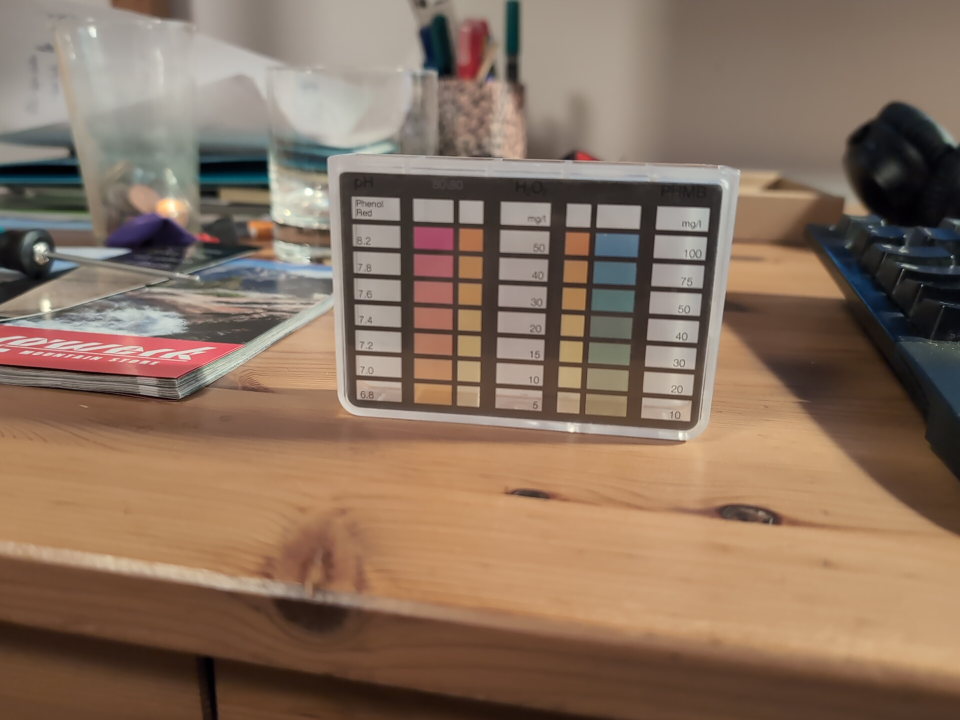
#> input picture test_input/frame_1778005003398.jpg, 1920 x 1440 px (shown at 1/2 size)
$ python debug_hough_compare.py
#> lines starting #> are read from the running program, lines starting #| are printed output that depends on the picture; after the words box and inside, x2 and y2 are one past the last pixel; in counts of white or black regions, pixels touching at a corner belong together
### android/PoolWaterTester/app/src/main/python/reference_builder.py
"""
reference_builder.py
====================
Baut eine kanonische Referenz aus einem rohen Aufnahmebild:

  1. Quad des Messindikators im Bild finden
  2. Perspektivkorrektur auf kanonische Größe (preserves Aspect)
     -> saved als template.jpg; reference.json enthaelt Zellkoords
        im KANONISCHEN Frame. Kamera-Laufzeit warpt ebenfalls in
        diesen Frame -> Zellen passen 1:1.
  3. Zell-Rects im gewarpten Frame detektieren (Canny + approxPolyDP)
  4. Raster aus Zeilen/Spalten ableiten
  5. Spalten als color/measure klassifizieren, raeumlich gruppieren

Returns ein Dict, das die ReferenceActivity + ML Kit weiterverarbeiten:
  parameter-Namen und swatch-Values werden dort ergaenzt, danach
  compute_best_channels aufrufen.
"""

import math
from typing import List, Optional, Tuple

import cv2
import numpy as np

from tracker import order_quad_corners

CANONICAL_WIDTH = 720
COLOR_SAT_MAX = 70.0          # legacy, unused — kept for reference
# Inter-cell std(A) + std(B) above this -> column is a color gradient.
# Measure cols sit at ~1-3 (just text noise on white). Color cols spread
# 8+ even for faded swatches; vivid ones reach 20+.
COLOR_AB_SPREAD_MIN = 10.0
GROUP_MAX_DISTANCE_FRAC = 0.22  # relative to canonical_width


# ----------------------------------------------------------
# Quad-Erkennung auf der Referenz
# ----------------------------------------------------------

def _dedupe_cells(cells, center_tol_factor: float = 0.3, size_tol: float = 0.25):
    """Verwerfe Duplikate: zwei Zellen am gleichen Zentrum mit aehnlicher Groesse.

    findContours liefert oft sowohl die Aussen- als auch Innenkante eines
    Zellrahmens — beide ergeben fast deckungsgleiche minAreaRect-Boxen.
    Wir behalten pro Cluster den groesseren Eintrag (=Aussenkontur).
    """
    if len(cells) < 2:
        return cells
    sorted_cells = sorted(cells, key=lambda c: c[2] * c[3], reverse=True)
    keep = []
    for c in sorted_cells:
        cx, cy, w, h, _, _ = c
        center_tol = max(w, h) * center_tol_factor
        is_dup = False
        for k in keep:
            kx, ky, kw, kh, _, _ = k
            if (abs(kx - cx) <= center_tol and abs(ky - cy) <= center_tol
                    and abs(kw - w) <= max(kw, w) * size_tol
                    and abs(kh - h) <= max(kh, h) * size_tol):
                is_dup = True
                break
        if not is_dup:
            keep.append(c)
    return keep


def _drop_nested(cells):
    """Entferne Zellen, die komplett in einer groesseren Zelle liegen.

    Innenstrukturen wie Zahlen/Text in einer Zelle erzeugen eigene Konturen;
    deren minAreaRect liegt mittig in der echten Zelle.
    """
    if len(cells) < 2:
        return cells
    sorted_cells = sorted(cells, key=lambda c: c[2] * c[3], reverse=True)
    keep = []
    for c in sorted_cells:
        cx, cy, w, h, _, _ = c
        nested = False
        for k in keep:
            kx, ky, kw, kh, _, _ = k
            if (kw * kh > w * h * 1.2
                    and kx - kw / 2 <= cx <= kx + kw / 2
                    and ky - kh / 2 <= cy <= ky + kh / 2):
                nested = True
                break
        if not nested:
            keep.append(c)
    return keep


def _compute_edges(gray: np.ndarray) -> np.ndarray:
    """Einmalige Edge-Berechnung — wird sowohl von Zell-Detection als auch
    von der Hough-Verfeinerung wiederverwendet.
    """
    filtered = cv2.bilateralFilter(gray, 5, 200, 200)
    clahe = cv2.createCLAHE(clipLimit=2.0, tileGridSize=(8, 8))
    enhanced = clahe.apply(filtered)
    edges = cv2.Canny(enhanced, 30, 90)
    _debug_save('20_edges.jpg', edges)
    return edges


def _detect_cell_rects(edges: np.ndarray,
                       min_cell_floor: float = 0.0
                       ) -> List[Tuple[int, int, int, int, float, float]]:
    """Finde alle quadratischen/rechteckigen kleinen Konturen.

    Rueckgabe: Liste von (cx, cy, w, h, area, angle_deg).

    `min_cell_floor`: absolute lower bound on contour area (px^2). Use
    >= 2000 when called on full-res photos to filter out wood-grain
    artefacts that look like tiny cells. Default 0 preserves the
    relative-only threshold needed for the canonical warped image where
    real cells span ~5000-10000 px^2 but smaller contours still help
    locate column boundaries.
    """
    edges_closed = cv2.morphologyEx(edges, cv2.MORPH_CLOSE,
                                    np.ones((5, 5), np.uint8), iterations=1)
    _debug_save('20b_edges_closed.jpg', edges_closed)

    contours, _ = cv2.findContours(edges_closed, cv2.RETR_LIST,
                                   cv2.CHAIN_APPROX_SIMPLE)
    h, w = edges.shape
    frame_area = float(h * w)
    min_cell = max(frame_area * 0.0001, float(min_cell_floor))
    max_cell = frame_area * 0.02

    cells: List[Tuple[int, int, int, int, float, float]] = []
    for cnt in contours:
        area = cv2.contourArea(cnt)
        if area < min_cell or area > max_cell:
            continue
        hull = cv2.convexHull(cnt)
        rect = cv2.minAreaRect(hull)
        rw, rh = rect[1]
        if min(rw, rh) < 4:
            continue
        ar = max(rw, rh) / (min(rw, rh) + 1e-6)
        if ar > 4.5:
            continue
        rect_area = rw * rh
        if rect_area < 1:
            continue
        rectangularity = area / rect_area
        if rectangularity < 0.6:
            continue
        ang = rect[2]
        if rw < rh:
            ang += 90.0
        while ang > 45.0:
            ang -= 90.0
        while ang < -45.0:
            ang += 90.0
        cx, cy = rect[0]
        long_side = max(rw, rh)
        short_side = min(rw, rh)
        cells.append((int(cx), int(cy), int(long_side), int(short_side),
                      float(area), float(ang)))

    cells = _dedupe_cells(cells)
    cells = _drop_nested(cells)
    return cells


def _filter_dense_cells(cells, k_neighbors: int = 6, radius_factor: float = 2.5):
    """Behalte nur Zellen mit >= k Nachbarn im Radius (skaliert mit Median-Zellgroesse)."""
    if len(cells) < k_neighbors:
        return []
    pts = np.array([(c[0], c[1]) for c in cells], dtype=np.float32)
    sizes = np.array([max(c[2], c[3]) for c in cells], dtype=np.float32)
    median_size = float(np.median(sizes))
    radius = max(median_size * radius_factor, 30.0)

    keep_idx = []
    for i, p in enumerate(pts):
        dists = np.linalg.norm(pts - p, axis=1)
        if int(np.sum(dists < radius)) >= k_neighbors:
            keep_idx.append(i)
    return [cells[i] for i in keep_idx]


# [68 lines left out: function _drop_boundary_outliers, not called in this run]


def _filter_cells_by_size(cells, tolerance: float = 0.40, n_bins: int = 20):
    """Behalte nur Zellen, deren kurze Seite zum Histogramm-Modus passt.

    Karten-Zellen sind alle gleich hoch; Streu-Rechtecke (Stiftehalter,
    Monitorrahmen, Tastenkappen) haben i.d.R. andere Groessen.
    """
    if len(cells) < 4:
        return cells
    heights = np.array([c[3] for c in cells], dtype=np.float32)
    hist, edges = np.histogram(heights, bins=n_bins)
    mode_idx = int(np.argmax(hist))
    mode_h = float(0.5 * (edges[mode_idx] + edges[mode_idx + 1]))
    lo = mode_h * (1.0 - tolerance)
    hi = mode_h * (1.0 + tolerance)
    return [c for c in cells if lo <= c[3] <= hi]


# [573 lines left out: functions _refine_quad_via_hough, _detect_reference_quad, _warp_to_canonical, _detect_cells, _group_by_axis, _build_grid and 2 more, not called in this run]


# ----------------------------------------------------------
# Haupt-Entrypoints
# ----------------------------------------------------------

_DEBUG_DIR = ''


# [7 lines left out: function set_debug_dir, not called in this run]


def _debug_save(name: str, img: np.ndarray) -> None:
    if not _DEBUG_DIR:
        return
    import os
    cv2.imwrite(os.path.join(_DEBUG_DIR, name), img)


# [115 lines left out: functions build_reference, build_reference_from_rgba, not called in this run]


# ----------------------------------------------------------
# Java <-> Python Coercion (Chaquopy passes java.util.List/Map
# which are NOT Python iterables/dicts — must coerce first).
# ----------------------------------------------------------

try:
    from java.util import Map as _JMap, List as _JList  # pyright: ignore[reportMissingImports]
except ImportError:  # not running on Chaquopy (e.g. unit tests)
    _JMap = _JList = None


# [12 lines left out: function _to_py, not called in this run]


# ----------------------------------------------------------
# OCR-Zuordnung (Blocks von ML Kit)
# ----------------------------------------------------------

_OCR_CORRECTIONS = {
    'HO2': 'H2O2', 'H02': 'H2O2', 'H0²': 'H2O2', 'HO²': 'H2O2',
    'Ho2': 'H2O2', 'h2o2': 'H2O2', 'h2o': 'H2O',
    'Ph': 'pH', 'PH': 'pH', 'ph': 'pH',
    'PhMS': 'PHMB', 'PHMS': 'PHMB', 'Phmb': 'PHMB',
}


def _correct_param(text: str) -> str:
    return _OCR_CORRECTIONS.get(text.strip(), text.strip())


# [6 lines left out: function _parse_number, not called in this run]


def _block_center(b: dict):
    return (b['x'] + b['w'] * 0.5, b['y'] + b['h'] * 0.5)


# [332 lines left out: functions _cell_at, _group_bounds, assign_ocr_to_cells, spread_row_values, compute_best_channels, apply_edits_and_finalize and 3 more, not called in this run]

### debug_hough_compare.py
"""
debug_hough_compare.py
======================
Hough comparison: raw output (top) + per-segment-accepted (bottom) for each
parameter variant, stacked into a 2x2 grid per frame.

For each test_input/frame_*.jpg:
  - Set up crop + edges + card-frame info (same as _refine_quad_via_hough).
  - Run HoughLinesP for two parameter variants.
  - Top row: every returned segment drawn green.
  - Bottom row: only segments passing the angle + inner-bbox + side-position
    filter, drawn per side (top/bottom green, left/right yellow).
  - Saved as test_debug_out/<frame>/26b_raw_compare.jpg.

Run:  python debug_hough_compare.py
"""

from __future__ import annotations

import glob
import math
import os
import sys

import cv2
import numpy as np

REPO = os.path.dirname(os.path.abspath(__file__))
sys.path.insert(0, os.path.join(REPO, 'android', 'PoolWaterTester',
                                'app', 'src', 'main', 'python'))

import reference_builder  # noqa: E402

OUT_ROOT = os.path.join(REPO, 'test_debug_out')

VARIANTS = [
    ('A: minLineLength=25, thr//2',
     dict(threshold_div=2, min_line_floor=25, min_line_force=True,
          max_line_gap=15)),
    ('B: thr//3, minLineLength=max(half,25)',
     dict(threshold_div=3, min_line_floor=25, min_line_force=False,
          max_line_gap=15)),
]


def _setup(gray, bgr):
    """Reproduce the crop + edges + card-frame info _refine_quad_via_hough has.

    Returns dict with all the data needed to replicate per-segment acceptance.
    """
    edges_full = reference_builder._compute_edges(gray)
    cells = reference_builder._detect_cell_rects(edges_full)
    if len(cells) < 6:
        return None
    sized = reference_builder._filter_cells_by_size(cells)
    if len(sized) < 6:
        return None
    cluster = reference_builder._filter_dense_cells(sized, k_neighbors=4)
    if len(cluster) < 6:
        return None

    sizes = np.array([max(c[2], c[3]) for c in cluster], dtype=np.float32)
    half_cell = int(np.median(sizes) // 2)
    cell_short = float(np.median([min(c[2], c[3]) for c in cluster]))

    cell_angles = np.array([c[5] for c in cluster], dtype=np.float32)
    angle_deg = float(np.median(cell_angles))

    h_img, w_img = gray.shape[:2]
    src_short = min(h_img, w_img)
    margin = max(100, src_short // 8)
    xs = [c[0] for c in cluster]
    ys = [c[1] for c in cluster]
    x0 = max(0, min(xs) - half_cell - margin)
    y0 = max(0, min(ys) - half_cell - margin)
    x1 = min(w_img, max(xs) + half_cell + margin)
    y1 = min(h_img, max(ys) + half_cell + margin)

    crop = gray[y0:y1, x0:x1]
    edges = edges_full[y0:y1, x0:x1]

    card_angle_rad = np.deg2rad(angle_deg)
    cos_t, sin_t = float(np.cos(card_angle_rad)), float(np.sin(card_angle_rad))
    cell_pts_crop = np.array([(c[0] - x0, c[1] - y0) for c in cluster],
                             dtype=np.float32)
    cell_centroid = cell_pts_crop.mean(axis=0)
    R = np.array([[cos_t, sin_t], [-sin_t, cos_t]], dtype=np.float32)
    rotated_cells = (cell_pts_crop - cell_centroid) @ R.T
    cmin = rotated_cells.min(axis=0)
    cmax = rotated_cells.max(axis=0)

    return dict(
        crop=crop, edges=edges, cell_short=cell_short,
        cos_t=cos_t, sin_t=sin_t, cell_centroid=cell_centroid,
        cmin=cmin, cmax=cmax, card_angle_rad=card_angle_rad,
    )


def _categorize(lines, info):
    """Mirror of _refine_quad_via_hough's per-segment acceptance.

    Returns dict {side: [(x1,y1,x2,y2), ...]} per side."""
    cell_short = info['cell_short']
    cos_t, sin_t = info['cos_t'], info['sin_t']
    centroid = info['cell_centroid']
    cmin, cmax = info['cmin'], info['cmax']

    pad = 0.5 * cell_short
    inner_xmin = cmin[0] - pad
    inner_xmax = cmax[0] + pad
    inner_ymin = cmin[1] - pad
    inner_ymax = cmax[1] + pad
    margin_lo = 0.3 * cell_short
    margin_hi = 2.5 * cell_short
    h_target = info['card_angle_rad'] % np.pi
    v_target = (info['card_angle_rad'] + np.pi / 2) % np.pi
    angle_tol = np.deg2rad(15)

    def _to_card(x, y):
        dx, dy = x - centroid[0], y - centroid[1]
        return dx * cos_t + dy * sin_t, -dx * sin_t + dy * cos_t

    def _ang_dist(a, b):
        d = abs(a - b) % np.pi
        return min(d, np.pi - d)

    out = {'top': [], 'bottom': [], 'left': [], 'right': []}
    if lines is None:
        return out
    for line in lines:
        x1, y1, x2, y2 = (float(v) for v in line[0])
        mx, my = (x1 + x2) * 0.5, (y1 + y2) * 0.5
        rx, ry = _to_card(mx, my)
        if inner_xmin <= rx <= inner_xmax and inner_ymin <= ry <= inner_ymax:
            continue
        seg_angle = float(math.atan2(y2 - y1, x2 - x1)) % np.pi
        seg_deg = np.degrees(seg_angle)
        is_h = seg_deg <= 15.0 or seg_deg >= 165.0
        is_v = 75.0 <= seg_deg <= 105.0
        if is_h and _ang_dist(seg_angle, h_target) < angle_tol:
            if cmin[1] - margin_hi <= ry <= cmin[1] - margin_lo:
                out['top'].append((x1, y1, x2, y2))
            elif cmax[1] + margin_lo <= ry <= cmax[1] + margin_hi:
                out['bottom'].append((x1, y1, x2, y2))
        elif is_v and _ang_dist(seg_angle, v_target) < angle_tol:
            if cmin[0] - margin_hi <= rx <= cmin[0] - margin_lo:
                out['left'].append((x1, y1, x2, y2))
            elif cmax[0] + margin_lo <= rx <= cmax[0] + margin_hi:
                out['right'].append((x1, y1, x2, y2))
    return out


def _draw_lines(crop, lines, color):
    vis = cv2.cvtColor(crop, cv2.COLOR_GRAY2BGR)
    if lines is None:
        return vis
    for line in lines:
        x1, y1, x2, y2 = (int(v) for v in line[0])
        cv2.line(vis, (x1, y1), (x2, y2), color, 2)
    return vis


def _label(img, text):
    cv2.rectangle(img, (0, 0), (min(420, img.shape[1]), 32), (0, 0, 0), -1)
    cv2.putText(img, text, (6, 22), cv2.FONT_HERSHEY_SIMPLEX, 0.6,
                (255, 255, 255), 1)


def _resolve_params(cell_short, kw):
    threshold_norm = max(int(cell_short * 1.0), 30)
    min_line_norm = max(int(cell_short * 2.5), 50)
    relaxed_threshold = max(threshold_norm // kw['threshold_div'], 10)
    if kw['min_line_force']:
        relaxed_min_line = kw['min_line_floor']
    else:
        relaxed_min_line = max(min_line_norm // 2, kw['min_line_floor'])
    return relaxed_threshold, relaxed_min_line, kw['max_line_gap']


SIDE_COLOR = {'top': (0, 220, 0), 'bottom': (0, 220, 0),
              'left': (0, 200, 255), 'right': (0, 200, 255)}


def _draw_accepted(crop, accepted_by_side):
    vis = cv2.cvtColor(crop, cv2.COLOR_GRAY2BGR)
    for side, segs in accepted_by_side.items():
        c = SIDE_COLOR[side]
        for x1, y1, x2, y2 in segs:
            cv2.line(vis, (int(x1), int(y1)), (int(x2), int(y2)), c, 2)
    return vis


def process(path):
    base = os.path.splitext(os.path.basename(path))[0]
    out_dir = os.path.join(OUT_ROOT, base)
    os.makedirs(out_dir, exist_ok=True)

    bgr = cv2.imread(path)
    gray = cv2.cvtColor(bgr, cv2.COLOR_BGR2GRAY)
    info = _setup(gray, bgr)
    if info is None:
        return f'{base}: no cells'
    crop = info['crop']
    edges = info['edges']
    cell_short = info['cell_short']

    columns = []
    summary = [base]
    for label, kw in VARIANTS:
        thr, mll, mlg = _resolve_params(cell_short, kw)
        lines = cv2.HoughLinesP(edges, rho=1, theta=np.pi / 180,
                                threshold=thr, minLineLength=mll,
                                maxLineGap=mlg)
        n_raw = 0 if lines is None else len(lines)
        accepted = _categorize(lines, info)
        n_top, n_bot = len(accepted['top']), len(accepted['bottom'])
        n_left, n_right = len(accepted['left']), len(accepted['right'])
        n_acc = n_top + n_bot + n_left + n_right

        raw_vis = _draw_lines(crop, lines, (0, 220, 0))
        _label(raw_vis, f'{label}  thr={thr} mll={mll}  raw n={n_raw}')

        acc_vis = _draw_accepted(crop, accepted)
        _label(acc_vis,
               f'accepted  T={n_top} B={n_bot} L={n_left} R={n_right} '
               f'(total {n_acc})')

        # stack raw above accepted as one column
        col = np.vstack([raw_vis, acc_vis])
        columns.append(col)
        summary.append(f'{label.split(":")[0]}: raw={n_raw} acc T{n_top}/B{n_bot}/L{n_left}/R{n_right}')

    h = max(c.shape[0] for c in columns)
    w = max(c.shape[1] for c in columns)
    def pad(img):
        out = np.zeros((h, w, 3), np.uint8)
        out[:img.shape[0], :img.shape[1]] = img
        return out
    columns = [pad(c) for c in columns]
    gap = np.zeros((h, 8, 3), np.uint8) + 60
    side_by_side = columns[0]
    for c in columns[1:]:
        side_by_side = np.hstack([side_by_side, gap, c])
    cv2.imwrite(os.path.join(out_dir, '26b_raw_compare.jpg'), side_by_side)
    return ' | '.join(summary)


def main():
    files = sorted(glob.glob(os.path.join(REPO, 'test_input', 'frame_*.jpg')))
    for path in files:
        print(process(path))
#> in process, bgr is the input picture: shape (1440, 1920, 3); mean B, G, R 94.6, 112.9, 136.6
#> in process, `gray = cv2.cvtColor(bgr, cv2.COLOR_BGR2GRAY)`:
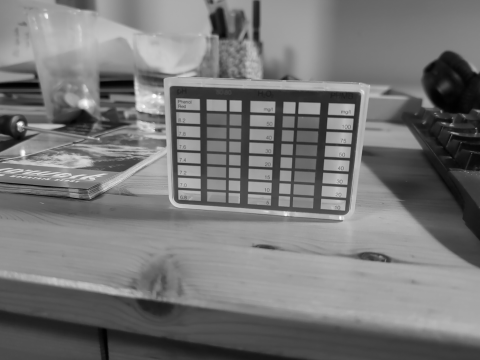
#> gray: shape (1440, 1920) (shown at 1/4 size); min 0, max 255, mean 117.9
#> in _compute_edges, `enhanced = clahe.apply(filtered)`:
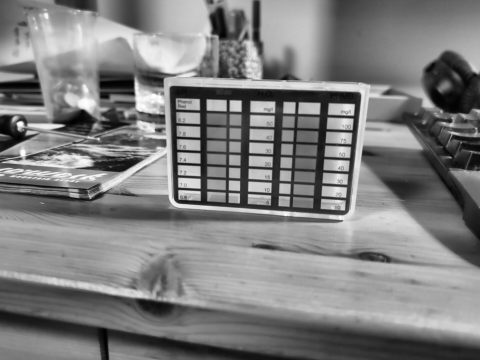
#> enhanced: shape (1440, 1920) (shown at 1/4 size); min 0, max 255, mean 126.5
#> in _compute_edges, `edges = cv2.Canny(enhanced, 30, 90)`:
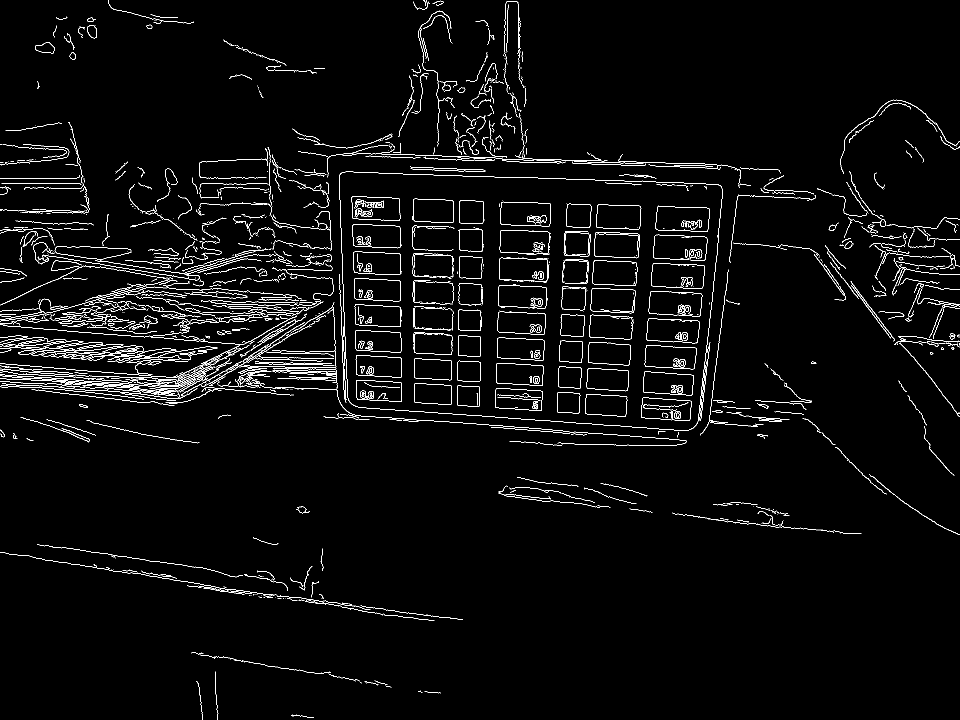
#> edges: shape (1440, 1920) (shown at 1/2 size); 2.8% white in thin lines or dots
#> in _detect_cell_rects, `edges_closed = cv2.morphologyEx(edges, cv2.MORPH_CLOSE, np.ones((5, 5)..`:
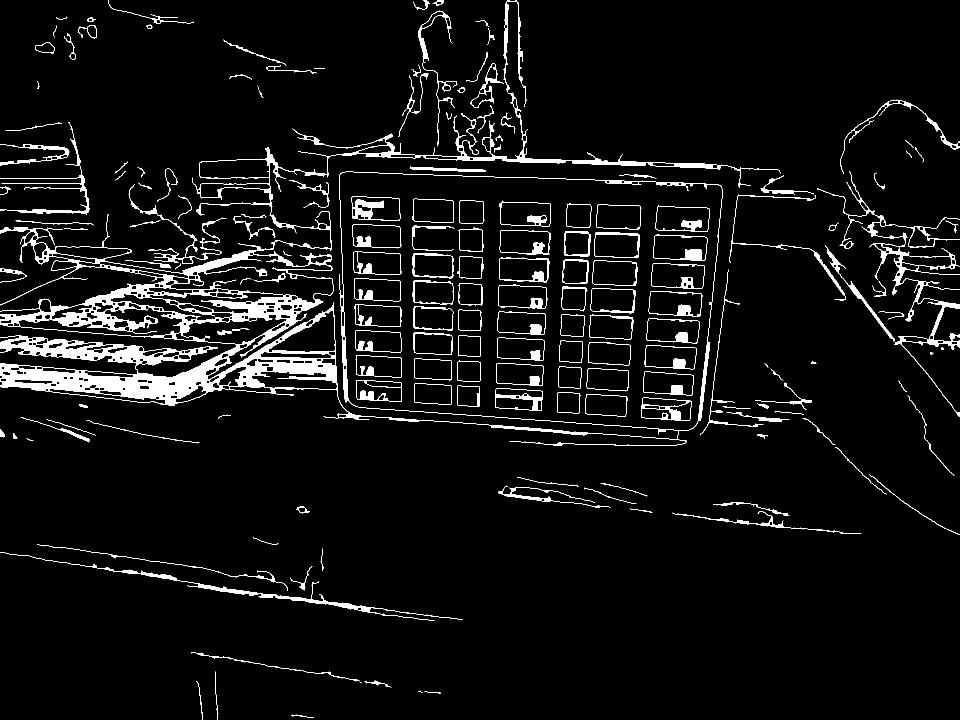
#> edges_closed: shape (1440, 1920) (shown at 1/2 size); 5.5% white; 193 white regions (11 under 20 px)
#> in _detect_cell_rects, `contours, _ = cv2.findContours(edges_closed, cv2.RETR_LIST, cv2.CHAIN_..`: contours = 574 contours, 49 with area under 20; largest, box (x1, y1, x2, y2) and area: (0, 185, 1561, 892) 504794, (678, 343, 1445, 862) 353834, (340, 509, 667, 607) 15416, (1663, 342, 1920, 833) 9469, (36, 611, 365, 674) 7952
#> (the rest of the program and of its run is left out)
